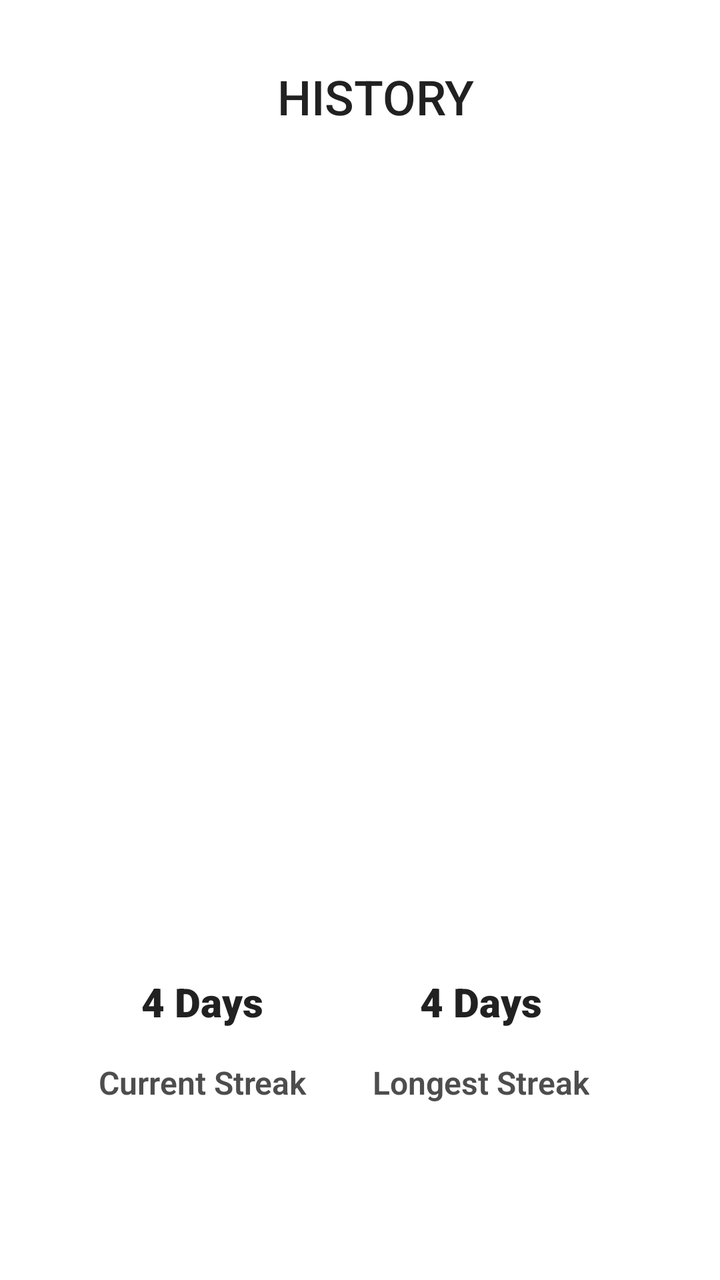
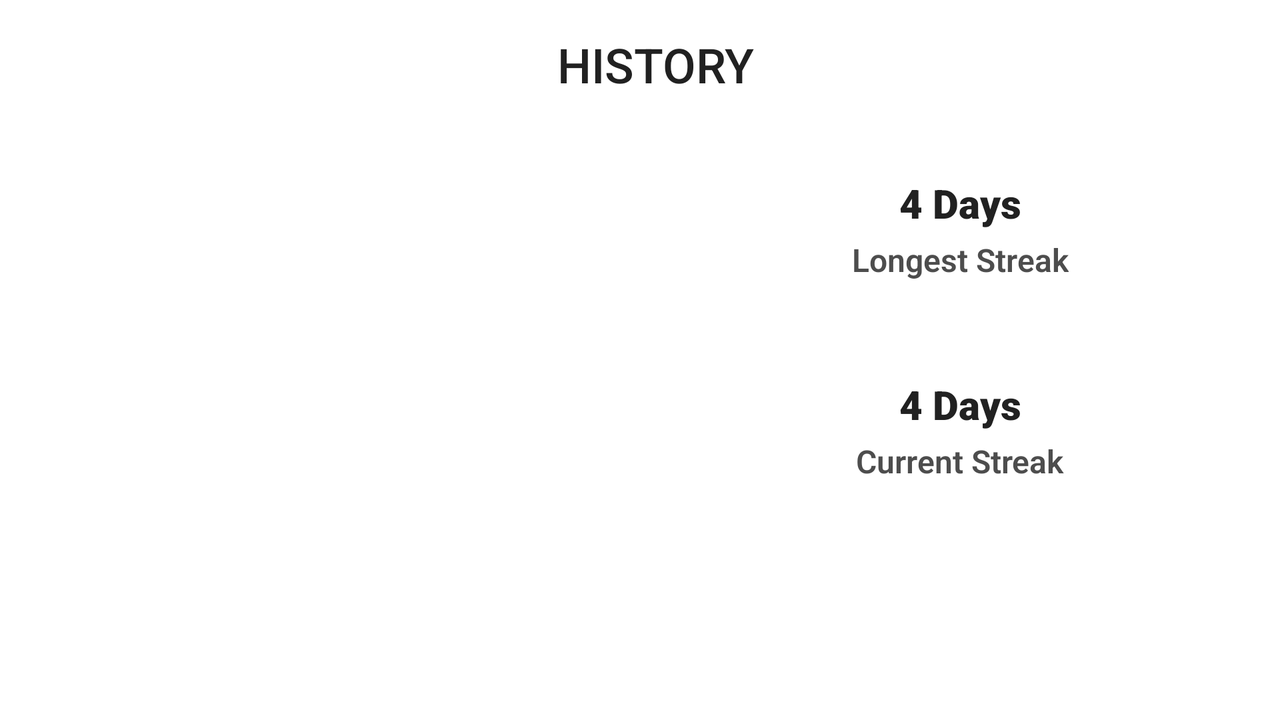

The same Android screen from two of the app's own layout files: first res/layout/ as a phone draws it, then the repository's variant for another configuration, drawn on a device whose configuration selects that folder. Both files follow.
<!-- AndroidManifest.xml: application theme AppTheme -->
<!-- res/layout/fragment_history.xml -->
<?xml version="1.0" encoding="utf-8"?>
<layout xmlns:android="http://schemas.android.com/apk/res/android"
    xmlns:app="http://schemas.android.com/apk/res-auto"
    xmlns:tools="http://schemas.android.com/tools">

    <androidx.constraintlayout.widget.ConstraintLayout
        android:layout_width="match_parent"
        android:layout_height="match_parent"
        android:layout_marginBottom="?attr/actionBarSize">

        <androidx.constraintlayout.widget.Guideline
            android:id="@+id/guidelineLeft"
            android:layout_width="wrap_content"
            android:layout_height="wrap_content"
            android:orientation="vertical"
            app:layout_constraintGuide_begin="16dp" />

        <androidx.constraintlayout.widget.Guideline
            android:id="@+id/guidelineRight"
            android:layout_width="wrap_content"
            android:layout_height="wrap_content"
            android:orientation="vertical"
            app:layout_constraintGuide_end="16dp" />

        <androidx.constraintlayout.widget.Guideline
            android:id="@+id/guidelineTop"
            android:layout_width="wrap_content"
            android:layout_height="wrap_content"
            android:orientation="horizontal"
            app:layout_constraintGuide_begin="16dp" />

        <TextView
            android:id="@+id/textViewHeader"
            style="@style/HeaderTextView"
            android:layout_width="wrap_content"
            android:layout_height="wrap_content"
            android:layout_marginStart="16dp"
            android:layout_marginTop="16dp"
            android:text="@string/history_header"
            app:layout_constraintEnd_toStartOf="@+id/guidelineRight"
            app:layout_constraintStart_toStartOf="@+id/guidelineLeft"
            app:layout_constraintTop_toTopOf="@+id/guidelineTop" />

        <com.google.android.material.tabs.TabLayout
            android:id="@+id/history_tabs"
            android:layout_width="0dp"
            android:layout_height="wrap_content"
            android:layout_marginTop="32dp"
            app:layout_constraintEnd_toStartOf="@+id/guidelineRight"
            app:layout_constraintStart_toStartOf="@+id/guidelineLeft"
            app:layout_constraintTop_toBottomOf="@+id/textViewHeader"
            app:tabGravity="fill"
            app:tabPaddingEnd="6dp"
            app:tabPaddingStart="6dp" />

        <TextView
            android:id="@+id/textViewCurrentStreakLabel"
            style="@style/SubTitleTextView"
            android:textStyle="bold"
            android:layout_width="wrap_content"
            android:layout_height="wrap_content"
            android:layout_marginStart="16dp"
            android:layout_marginBottom="32dp"
            android:text="@string/current_streak"
            app:layout_constraintBottom_toBottomOf="parent"
            app:layout_constraintEnd_toStartOf="@+id/textViewStreakLabel"
            app:layout_constraintHorizontal_bias="0.5"
            app:layout_constraintStart_toStartOf="parent" />

        <TextView
            android:id="@+id/textViewStreakLabel"
            style="@style/SubTitleTextView"
            android:textStyle="bold"
            android:layout_width="wrap_content"
            android:layout_height="wrap_content"
            android:layout_marginEnd="16dp"
            android:text="@string/longest_streak"
            app:layout_constraintBaseline_toBaselineOf="@+id/textViewCurrentStreakLabel"
            app:layout_constraintEnd_toEndOf="parent"
            app:layout_constraintEnd_toStartOf="@+id/guidelineRight"
            app:layout_constraintHorizontal_bias="0.5"
            app:layout_constraintStart_toEndOf="@+id/textViewCurrentStreakLabel" />

        <TextView
            android:id="@+id/textViewCurrentStreakValue"
            style="@style/TitleTextView"
            android:layout_width="wrap_content"
            android:layout_height="wrap_content"
            android:layout_marginBottom="16dp"
            app:layout_constraintBottom_toTopOf="@+id/textViewCurrentStreakLabel"
            app:layout_constraintEnd_toEndOf="@+id/textViewCurrentStreakLabel"
            app:layout_constraintStart_toStartOf="@+id/textViewCurrentStreakLabel"
            tools:text="4 Days" />

        <TextView
            android:id="@+id/textViewLongestStreakValue"
            style="@style/TitleTextView"
            android:layout_width="wrap_content"
            android:layout_height="wrap_content"
            tools:text="4 Days"
            app:layout_constraintBaseline_toBaselineOf="@+id/textViewCurrentStreakValue"
            app:layout_constraintEnd_toEndOf="@+id/textViewStreakLabel"
            app:layout_constraintStart_toStartOf="@+id/textViewStreakLabel" />

        <androidx.viewpager2.widget.ViewPager2
            android:id="@+id/viewPagerHistory"
            android:layout_width="0dp"
            android:layout_height="0dp"
            android:layout_marginTop="32dp"
            android:layout_marginBottom="32dp"
            app:layout_constraintBottom_toTopOf="@+id/textViewCurrentStreakValue"
            app:layout_constraintEnd_toEndOf="parent"
            app:layout_constraintStart_toStartOf="parent"
            app:layout_constraintTop_toBottomOf="@+id/history_tabs" >
        </androidx.viewpager2.widget.ViewPager2>

    </androidx.constraintlayout.widget.ConstraintLayout>

</layout>
<!-- resources referenced by this layout -->
<resources>
  <string name="current_streak">Current Streak</string>
  <string name="history_header">HISTORY</string>
  <string name="longest_streak">Longest Streak</string>
  <style name="HeaderTextView">
          <item name="android:layout_width">wrap_content</item>
          <item name="android:layout_height">wrap_content</item>
          <item name="android:gravity">center_vertical</item>
          <item name="android:textAllCaps">false</item>
          <item name="android:textSize">24sp</item>
          <item name="android:textColor">@color/text_header_color</item>
          <item name="android:fontFamily">sans-serif-medium</item>
      </style>
  <style name="SubTitleTextView">
          <item name="android:layout_width">match_parent</item>
          <item name="android:layout_height">wrap_content</item>
          <item name="android:gravity">center_vertical</item>
          <item name="android:textAllCaps">false</item>
          <item name="android:textSize">16sp</item>
          <item name="android:textColor">@color/text_description_color</item>
          <item name="android:textStyle">normal</item>
          <item name="android:fontFamily">sans-serif-light</item>
      </style>
  <style name="TitleTextView">
          <item name="android:layout_width">match_parent</item>
          <item name="android:layout_height">wrap_content</item>
          <item name="android:gravity">center_vertical</item>
          <item name="android:textAllCaps">false</item>
          <item name="android:textSize">20sp</item>
          <item name="android:textColor">@color/text_header_color</item>
          <item name="android:fontFamily">sans-serif-black</item>
      </style>
  <style name="AppTheme" parent="Theme.MaterialComponents.Light.NoActionBar">
          
          <item name="colorPrimary">@color/primary_500</item>
          <item name="colorPrimaryDark">@color/primary_700</item>
          <item name="colorAccent">@color/accent_500</item>
          <item name="windowActionBar">false</item>
          <item name="windowActionBarOverlay">true</item>
          <item name="windowNoTitle">true</item>
          <item name="android:windowBackground">@color/white</item>
      </style>
  <color name="text_header_color">#212121</color>
  <color name="text_description_color">#4d4d4d</color>
  <color name="primary_500">#3F51B5</color>
  <color name="primary_700">#303F9F</color>
  <color name="accent_500">#E91E63</color>
  <color name="white">#FFFFFF</color>
</resources>
<!-- res/layout-land/fragment_history.xml (the repository's variant of the layout above) -->
<!-- drawn on the phone turned sideways -->
<?xml version="1.0" encoding="utf-8"?>
<layout xmlns:android="http://schemas.android.com/apk/res/android"
    xmlns:app="http://schemas.android.com/apk/res-auto"
    xmlns:tools="http://schemas.android.com/tools">

    <androidx.constraintlayout.widget.ConstraintLayout
        android:layout_width="match_parent"
        android:layout_height="match_parent"
        android:layout_marginBottom="?attr/actionBarSize">

        <androidx.constraintlayout.widget.Guideline
            android:id="@+id/guidelineLeft"
            android:layout_width="wrap_content"
            android:layout_height="wrap_content"
            android:orientation="vertical"
            app:layout_constraintGuide_begin="16dp" />

        <androidx.constraintlayout.widget.Guideline
            android:id="@+id/guidelineRight"
            android:layout_width="wrap_content"
            android:layout_height="wrap_content"
            android:orientation="vertical"
            app:layout_constraintGuide_end="16dp" />

        <androidx.constraintlayout.widget.Guideline
            android:id="@+id/guidelineTop"
            android:layout_width="wrap_content"
            android:layout_height="wrap_content"
            android:orientation="horizontal"
            app:layout_constraintGuide_begin="16dp" />

        <TextView
            android:id="@+id/textViewHeader"
            style="@style/HeaderTextView"
            android:layout_width="wrap_content"
            android:layout_height="wrap_content"
            android:layout_marginStart="16dp"
            android:text="@string/history_header"
            app:layout_constraintEnd_toStartOf="@+id/guidelineRight"
            app:layout_constraintStart_toStartOf="@+id/guidelineLeft"
            app:layout_constraintTop_toTopOf="@+id/guidelineTop" />

        <com.google.android.material.tabs.TabLayout
            android:id="@+id/history_tabs"
            android:layout_width="0dp"
            android:layout_height="wrap_content"
            android:layout_marginTop="24dp"
            app:layout_constraintStart_toStartOf="@+id/guidelineLeft"
            app:layout_constraintTop_toBottomOf="@+id/textViewHeader"
            app:layout_constraintWidth_percent="0.5"
            app:tabGravity="fill"
            app:tabPaddingEnd="6dp"
            app:tabPaddingStart="6dp" />

        <TextView
            android:id="@+id/textViewCurrentStreakLabel"
            style="@style/SubTitleTextView"
            android:layout_width="wrap_content"
            android:layout_height="wrap_content"
            android:layout_marginTop="24dp"
            android:layout_marginBottom="32dp"
            android:text="@string/current_streak"
            android:textStyle="bold"
            app:layout_constraintBottom_toBottomOf="parent"
            app:layout_constraintEnd_toStartOf="@+id/guidelineRight"
            app:layout_constraintHorizontal_bias="0.5"
            app:layout_constraintStart_toEndOf="@+id/viewPagerHistory"
            app:layout_constraintTop_toBottomOf="@+id/textViewStreakLabel" />

        <TextView
            android:id="@+id/textViewStreakLabel"
            style="@style/SubTitleTextView"
            android:layout_width="wrap_content"
            android:layout_height="wrap_content"
            android:layout_marginTop="16dp"
            android:layout_marginBottom="24dp"
            android:text="@string/longest_streak"
            android:textStyle="bold"
            app:layout_constraintBottom_toTopOf="@+id/textViewCurrentStreakLabel"
            app:layout_constraintEnd_toStartOf="@+id/guidelineRight"
            app:layout_constraintHorizontal_bias="0.5"
            app:layout_constraintStart_toEndOf="@+id/viewPagerHistory"
            app:layout_constraintTop_toTopOf="@+id/history_tabs"
            app:layout_constraintVertical_chainStyle="spread" />

        <TextView
            android:id="@+id/textViewCurrentStreakValue"
            style="@style/TitleTextView"
            android:layout_width="wrap_content"
            android:layout_height="wrap_content"
            android:layout_marginBottom="4dp"
            app:layout_constraintBottom_toTopOf="@+id/textViewCurrentStreakLabel"
            app:layout_constraintEnd_toEndOf="@+id/textViewCurrentStreakLabel"
            app:layout_constraintStart_toStartOf="@+id/textViewCurrentStreakLabel"
            tools:text="4 Days" />

        <TextView
            android:id="@+id/textViewLongestStreakValue"
            style="@style/TitleTextView"
            android:layout_width="wrap_content"
            android:layout_height="wrap_content"
            android:layout_marginBottom="4dp"
            app:layout_constraintBottom_toTopOf="@+id/textViewStreakLabel"
            app:layout_constraintEnd_toEndOf="@+id/textViewStreakLabel"
            app:layout_constraintStart_toStartOf="@+id/textViewStreakLabel"
            tools:text="4 Days" />

        <androidx.viewpager2.widget.ViewPager2
            android:id="@+id/viewPagerHistory"
            android:layout_width="0dp"
            android:layout_height="0dp"
            android:layout_marginTop="32dp"
            app:layout_constraintBottom_toBottomOf="parent"
            app:layout_constraintEnd_toEndOf="@+id/history_tabs"
            app:layout_constraintStart_toStartOf="@+id/history_tabs"
            app:layout_constraintTop_toBottomOf="@+id/history_tabs"
            app:layout_constraintWidth_percent="0.5"></androidx.viewpager2.widget.ViewPager2>

    </androidx.constraintlayout.widget.ConstraintLayout>

</layout>
